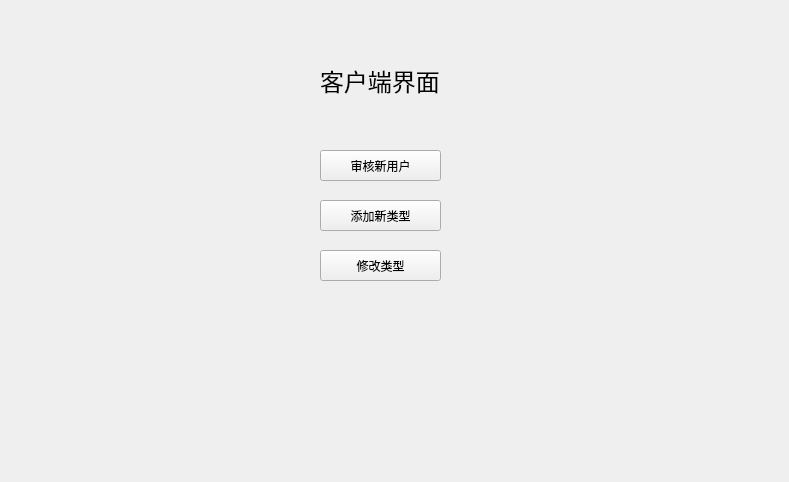
<?xml version="1.0" encoding="UTF-8"?>
<ui version="4.0">
 <class>managerWindow</class>
 <widget class="QWidget" name="managerWindow">
  <property name="geometry">
   <rect>
    <x>0</x>
    <y>0</y>
    <width>789</width>
    <height>482</height>
   </rect>
  </property>
  <property name="windowTitle">
   <string>Form</string>
  </property>
  <widget class="QLabel" name="label">
   <property name="geometry">
    <rect>
     <x>320</x>
     <y>60</y>
     <width>121</width>
     <height>41</height>
    </rect>
   </property>
   <property name="font">
    <font>
     <family>Agency FB</family>
     <pointsize>18</pointsize>
    </font>
   </property>
   <property name="text">
    <string>客户端界面</string>
   </property>
  </widget>
  <widget class="QPushButton" name="pendingUserButton">
   <property name="geometry">
    <rect>
     <x>320</x>
     <y>150</y>
     <width>121</width>
     <height>31</height>
    </rect>
   </property>
   <property name="text">
    <string>审核新用户</string>
   </property>
  </widget>
  <widget class="QPushButton" name="addTypeButton">
   <property name="geometry">
    <rect>
     <x>320</x>
     <y>200</y>
     <width>121</width>
     <height>31</height>
    </rect>
   </property>
   <property name="text">
    <string>添加新类型</string>
   </property>
  </widget>
  <widget class="QPushButton" name="changeTypeButton">
   <property name="geometry">
    <rect>
     <x>320</x>
     <y>250</y>
     <width>121</width>
     <height>31</height>
    </rect>
   </property>
   <property name="text">
    <string>修改类型</string>
   </property>
  </widget>
 </widget>
 <resources/>
 <connections/>
</ui>
